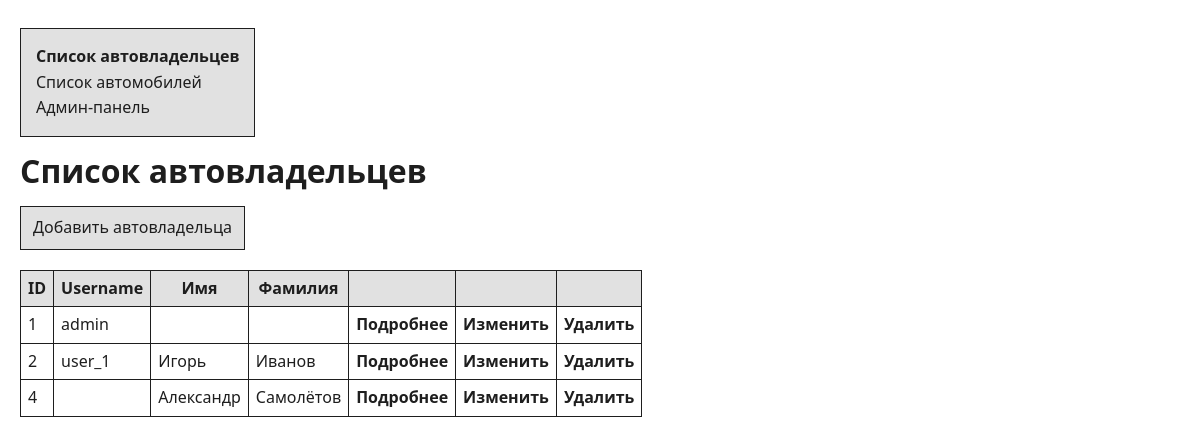
The page /owner/list/ on the database as committed earlier.
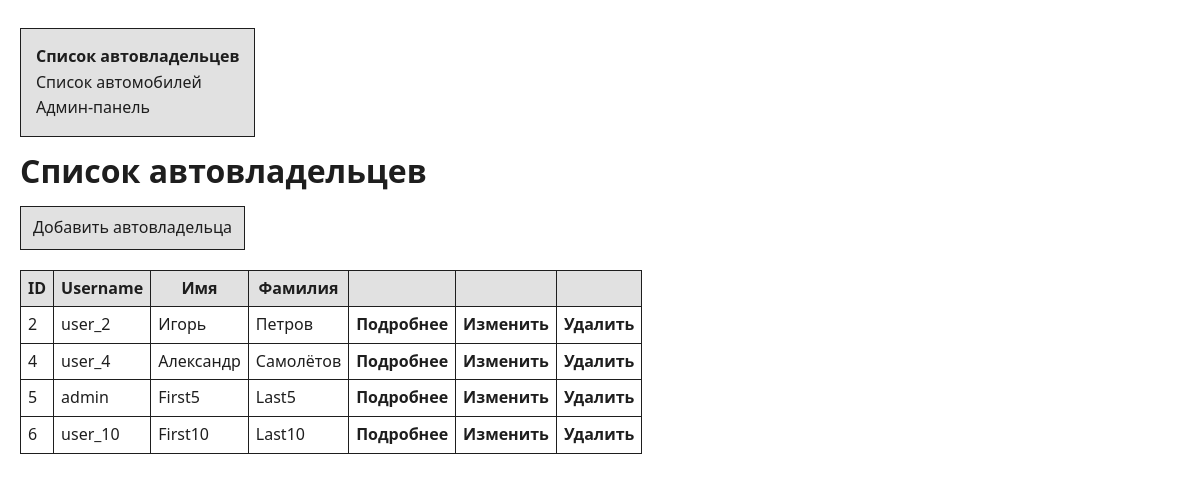
The same page on the database as committed later.
### project_first_app/models.py (models this page shows, shortened)
class Owner(AbstractUser):
    birth_date = models.DateField(null=True, blank=True)
    passport_number = models.CharField(max_length=10, null=True, blank=True)
    address = models.CharField(max_length=255, null=True, blank=True)
    nationality = models.CharField(max_length=100, null=True, blank=True)
    cars = models.ManyToManyField('Car', through='Ownership')

### project_first_app/views.py (the view)
# urls.py: path('owner/list/', views.owners_list, name='owners_list'),
def owners_list(request):
    owners = Owner.objects.all()
    return render(request, 'owners/owners_list.html', {'owners': owners})

### templates/owners/owners_list.html (shortened to what this page needs)
{% load static %}
<!DOCTYPE html>
<html lang="ru">
<head>
    <link rel="stylesheet" href="{% static 'css/styles.css'%}" type="text/css">
</head>
<body>
    <div class="nav-menu">
        <p><strong>Список автовладельцев</strong></p>
        <a href="{% url 'cars_list' %}">Список автомобилей</a><br>
        <a href="/admin">Админ-панель</a>
    </div>
    <h1>Список автовладельцев</h1>
    <a href="{% url 'create_owner' %}" class="create-button">Добавить автовладельца</a>
    {% if owners %}
        <table class="table">
            <thead>
                <tr>
                    <th>ID</th>
                    <th>Username</th>
                    <th>Имя</th>
                    <th>Фамилия</th>
                    <th></th>
                    <th></th>
                    <th></th>
                </tr>
            </thead>
            <tbody>
                {% for owner in owners %}
                <tr>
                    <td>{{ owner.id }}</td>
                    <td>{{ owner.username }}</td>
                    <td>{{ owner.first_name }}</td>
                    <td>{{ owner.last_name }}</td>
                    <td>
                        <a href="{% url 'owner_detail' owner.id %}">
                            Подробнее
                        </a>
                    </td>
                    <td>
                        <a href="{% url 'edit_owner' owner.id %}">
                            Изменить
                        </a>
                    </td>
                    <td>
                        <a href="{% url 'delete_owner' owner.id %}" class="delete">
                            Удалить
                        </a>
                    </td>
                </tr>
                {% endfor %}
            </tbody>
        </table>
    {% else %}
        <p>Автовладельцы не найдены.</p>
    {% endif %}
</body>
</html>

### static/css/styles.css (style rules this page uses)
:root { --background-color: rgb(255, 255, 255); --grey: rgb(225, 225, 225); --black: rgb(30, 30, 30); --light-blue: rgb(183, 182, 255); --blue: rgb(0, 0, 126); --red: rgb(182, 0, 0); --light-red: rgb(255, 200, 200); }
* { margin: 0; padding: 0; box-sizing: border-box; }
body { font-family: 'Segoe UI', Tahoma, Geneva, Verdana, sans-serif; line-height: 1.6; color: var(--black); background-color: var(--background-color); padding: 20px; max-width: 1200px; margin: 0 auto; }
.nav-menu { display: inline-block; background-color: var(--grey); padding: 15px; margin: 8px 0; border: 1px solid var(--black); }
.nav-menu a { text-decoration: none; color: var(--black); }
.create-button { display: inline-block; padding: 8px 12px; background: var(--grey); color: var(--black); text-decoration: none; margin: 10px 0; border: 1px solid var(--black); }
.table { border-collapse: collapse; border-spacing: 0; overflow: hidden; margin-top: 10px; }
.table th, .table td { padding: 5px 7px; border: 1px solid var(--black); }
.table th { background-color: var(--grey); }
.table a { text-decoration: none; color: var(--black); font-weight: 600; }

Rows that differ between the two databases and show on the page:
removed Owner: id "1", username "admin"
changed Owner "Игорь": username "user_1" → "user_2"; last_name "Иванов" → "Петров"
changed Owner "Александр": username (not shown) → "user_4"
added Owner: id "5", username "admin", first_name "First5", last_name "Last5"
added Owner: id "6", username "user_10", first_name "First10", last_name "Last10"
